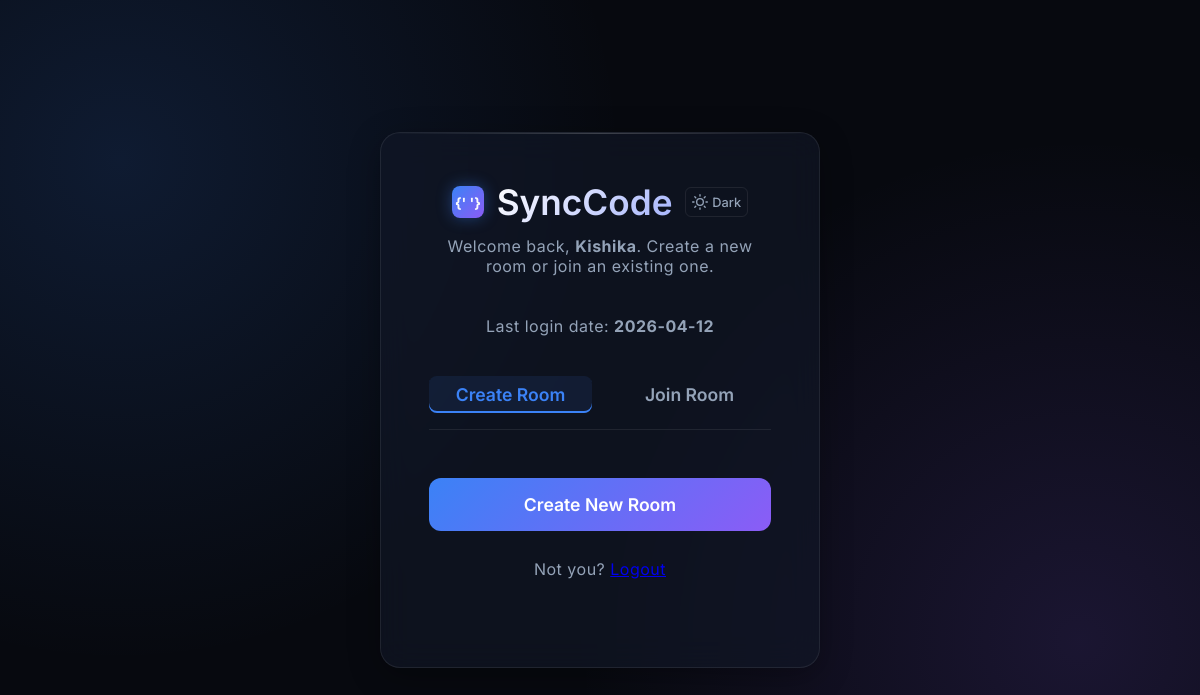
The page /dashboard (signed in) on the database as committed earlier.
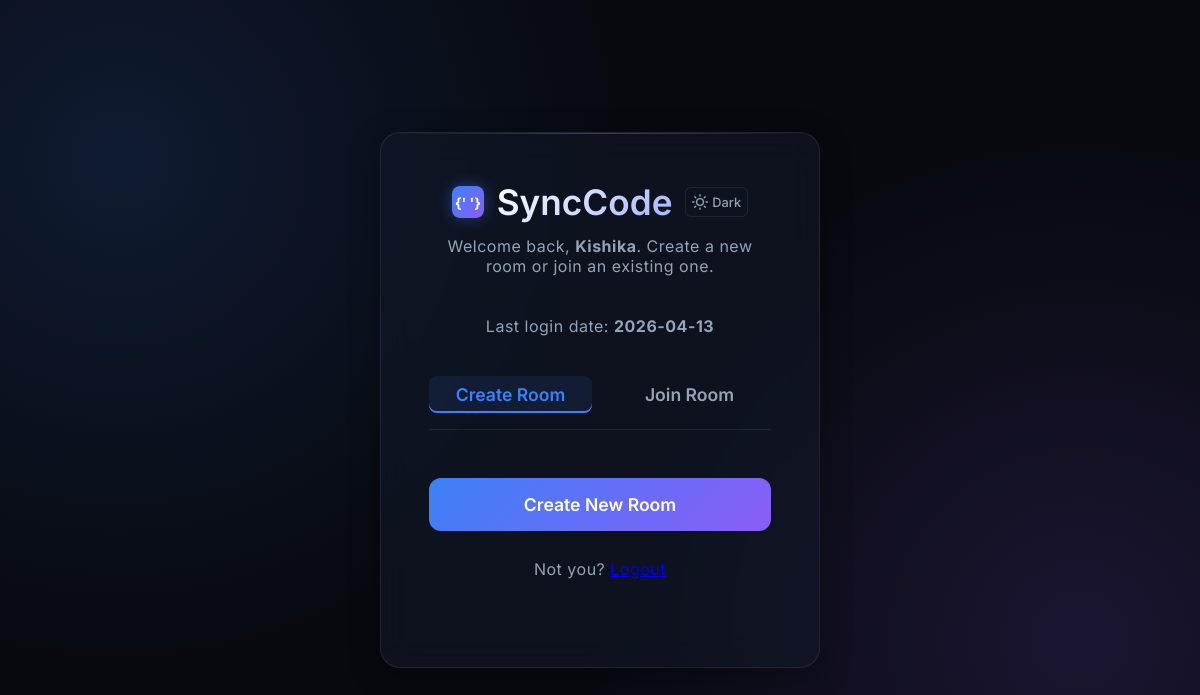
The same page on the database as committed later.
### tables this page shows
CREATE TABLE users (
                    id INTEGER PRIMARY KEY AUTOINCREMENT,
                    username TEXT UNIQUE NOT NULL,
                    password_hash TEXT NOT NULL,
                    created_at TIMESTAMP DEFAULT CURRENT_TIMESTAMP,
                    last_login_at TEXT
                );

### app.py (the view)
@app.route('/dashboard')
@login_required
def dashboard():
    activity = get_user_activity(g.tab_user_id)
    return render_template(
        'dashboard.html',
        username=g.tab_username,
        last_login_at=format_date(activity['last_login_at']),
        tab=g.tab_id
    )

### app.py (called while the page is built)
def get_tab_id():
    return request.values.get('tab', 'default')

def get_db():
    conn = sqlite3.connect(DB_PATH)
    conn.row_factory = sqlite3.Row
    return conn

def get_user_activity(user_id):
    with get_db() as conn:
        return conn.execute(
            "SELECT last_login_at FROM users WHERE id = ?",
            (user_id,)
        ).fetchone()

def format_date(timestamp):
    if not timestamp:
        return None
    try:
        return timestamp.split(' ')[0]
    except Exception:
        return timestamp

def login_required(view):
    @functools.wraps(view)
    def wrapped_view(*args, **kwargs):
        tab_id = get_tab_id()
        tabs = session.get('tabs', {})
        tab_data = tabs.get(tab_id)
        if not tab_data:
            return redirect(url_for('login', tab=tab_id))
        g.tab_id = tab_id
        g.tab_user_id = tab_data['user_id']
        g.tab_username = tab_data['username']
        return view(*args, **kwargs)
    return wrapped_view

### templates/dashboard.html (shortened to what this page needs)
<!DOCTYPE html>
<html lang="en">
<head>
    <link rel="stylesheet" href="{{ url_for('static', filename='style.css') }}">
</head>
<body class="join-page">
    <div class="glass-card join-container">
        <div class="brand">
            <div class="logo-icon">{' '}</div>
            <h1>SyncCode</h1>
            <button id="theme-toggle" class="theme-toggle" title="Toggle Theme">
                <span id="theme-label">Dark</span>
            </button>
        </div>
        <p class="subtitle">Welcome back, <strong>{{ username }}</strong>. Create a new room or join an existing one.</p>
        <p class="subtitle">Last login date: <strong>{{ last_login_at or 'N/A' }}</strong></p>
        <div class="tabs-header">
            <button class="tab-btn active" id="tab-create">Create Room</button>
            <button class="tab-btn" id="tab-join">Join Room</button>
        </div>
        <form id="create-form" action="/create-room" method="POST" class="tab-content active">
            <button type="submit" class="primary-btn">Create New Room</button>
        </form>
        <div class="footer-row">
            <p class="subtitle">Not you? <a href="{{ url_for('logout', tab=tab) }}">Logout</a></p>
        </div>
    </div>
</body>
</html>

### static/style.css (style rules this page uses)
:root { --bg-dark: #07090f; --card-bg: rgba(17, 24, 39, 0.65); --border-color: rgba(255, 255, 255, 0.08); --text-main: #f8fafc; --text-muted: #94a3b8; --primary: #3b82f6; --primary-hover: #60a5fa; --accent: #8b5cf6; --accent-hover: #a78bfa; --glow: rgba(59, 130, 246, 0.4); --success: #10b981; --shadow-soft: 0 8px 32px rgba(0, 0, 0, 0.3); }
* { box-sizing: border-box; margin: 0; padding: 0; font-family: 'Inter', sans-serif; }
body { background-color: var(--bg-dark); background-image: radial-gradient(circle at 10% 20%, rgba(59, 130, 246, 0.15) 0%, transparent 40%), radial-gradient(circle at 90% 80%, rgba(139, 92, 246, 0.15) 0%, transparent 40%); background-attachment: fixed; color: var(--text-main); min-height: 100vh; }
.glass-card { background: var(--card-bg); backdrop-filter: blur(16px); -webkit-backdrop-filter: blur(16px); border: 1px solid var(--border-color); box-shadow: var(--shadow-soft); }
.join-page { display: flex; justify-content: center; align-items: center; }
.join-container { padding: 3rem; border-radius: 20px; width: 100%; max-width: 440px; text-align: center; animation: fadeScaleIn 0.6s cubic-bezier(0.16, 1, 0.3, 1); position: relative; overflow: hidden; }
.join-container::before { content: ''; position: absolute; top: 0; left: 0; right: 0; height: 1px; background: linear-gradient(90deg, transparent, rgba(255, 255, 255, 0.2), transparent); }
.brand { display: flex; align-items: center; justify-content: center; gap: 0.8rem; margin-bottom: 0.8rem; }
.logo-icon { width: 32px; height: 32px; border-radius: 8px; background: linear-gradient(135deg, var(--primary), var(--accent)); box-shadow: 0 0 15px var(--glow); font-size: 14px; display: flex; align-items: center; justify-content: center; font-weight: bold; }
.brand h1 { font-size: 2.2rem; background: linear-gradient(135deg, #fff, #a5b4fc); -webkit-background-clip: text; background-clip: text; -webkit-text-fill-color: transparent; font-weight: 600; }
.subtitle { color: var(--text-muted); margin-bottom: 2.5rem; font-size: 1rem; letter-spacing: 0.5px; }
.primary-btn { width: 100%; padding: 16px; background: linear-gradient(135deg, var(--primary), var(--accent)); border: none; border-radius: 12px; color: white; font-size: 1.1rem; font-weight: 600; cursor: pointer; transition: transform 0.2s, box-shadow 0.2s; margin-top: 1rem; position: relative; overflow: hidden; }
.tabs-header { display: flex; gap: 1rem; margin-bottom: 2rem; border-bottom: 1px solid var(--border-color); padding-bottom: 1rem; }
.tab-btn { flex: 1; background: transparent; border: none; color: var(--text-muted); font-size: 1.1rem; font-weight: 600; cursor: pointer; padding: 0.5rem; transition: all 0.3s ease; border-radius: 8px; }
.tab-btn.active { color: var(--primary); background: rgba(59, 130, 246, 0.1); box-shadow: inset 0 -2px 0 var(--primary); }
.tab-content { display: none; animation: fadeScaleIn 0.4s ease-out; }
.tab-content.active { display: block; }
.footer-row { margin-top: 1.75rem; }
.theme-toggle { background: transparent; border: 1px solid var(--border-color); color: var(--text-muted); cursor: pointer; display: inline-flex; align-items: center; justify-content: center; padding: 6px; border-radius: 6px; transition: all 0.2s; font-size: 16px; gap: 4px; }
#theme-label { font-size: 0.8rem; font-weight: 500; }

Rows that differ between the two databases and show on the page:
changed users "Kishika": last_login_at "2026-04-12" → "2026-04-13"
